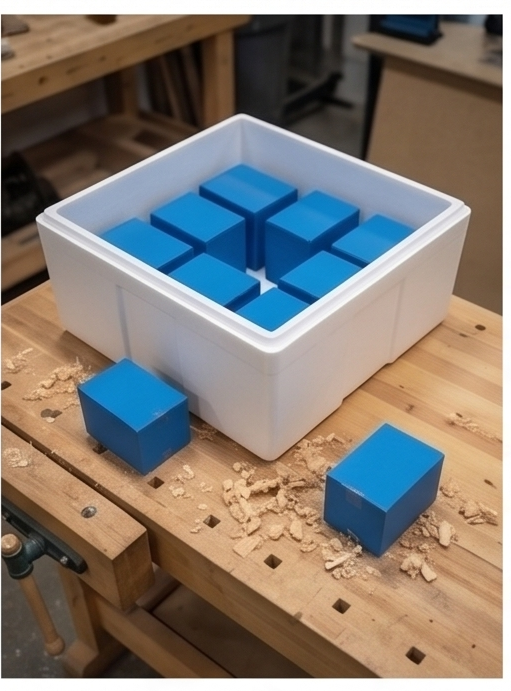
#> input picture test_image.jpg, 511 x 691 px; its folder holds only this picture in this run
$ python augment_dataset.py
#> lines starting #> are read from the running program, lines starting #| are printed output that depends on the picture
#> the answer given: 1
#> the answer given: test_image.jpg
"""
Dataset Augmentation Script - Energeek Box Monitor
Memperbanyak dataset dengan augmentasi gambar + transformasi label YOLO.
Cocok untuk data yang masih sedikit agar model lebih robust.

Augmentasi yang didukung:
  ✓ Horizontal Flip (mirror)
  ✓ Vertical Flip
  ✓ Rotasi 90°, 180°, 270° (sudut siku-siku — label tetap presisi)
  ✓ Kecerahan & Kontras
  × Rotasi sembarang (label YOLO tidak presisi untuk sudut non-90°)
"""

import os
import cv2
import numpy as np
import shutil
from pathlib import Path
import random


def read_yolo_label(label_path: str, img_w: int, img_h: int):
    """
    Baca file label YOLO (.txt).
    Format: class_id x_center y_center width height  (semua normalized 0-1)

    Returns: list of [class_id, x_center, y_center, width, height]
    """
    boxes = []
    if not os.path.exists(label_path):
        return boxes
    with open(label_path, 'r') as f:
        for line in f:
            line = line.strip()
            if not line:
                continue
            parts = line.split()
            if len(parts) >= 5:
                cls_id = int(parts[0])
                x_center = float(parts[1])
                y_center = float(parts[2])
                w = float(parts[3])
                h = float(parts[4])
                boxes.append([cls_id, x_center, y_center, w, h])
    return boxes


# [11 lines left out: function write_yolo_label, not called in this run]


def augment_horizontal_flip(img: np.ndarray, boxes: list):
    """Flip horizontal (kiri↔kanan)."""
    h, w = img.shape[:2]
    img_flip = cv2.flip(img, 1)  # 1 = horizontal flip
    boxes_flip = []
    for box in boxes:
        cls_id, xc, yc, bw, bh = box
        # x_center baru = 1 - x_center (kiri jadi kanan)
        xc_new = 1.0 - xc
        boxes_flip.append([cls_id, xc_new, yc, bw, bh])
    return img_flip, boxes_flip


def augment_vertical_flip(img: np.ndarray, boxes: list):
    """Flip vertikal (atas↔bawah)."""
    h, w = img.shape[:2]
    img_flip = cv2.flip(img, 0)  # 0 = vertical flip
    boxes_flip = []
    for box in boxes:
        cls_id, xc, yc, bw, bh = box
        # y_center baru = 1 - y_center
        yc_new = 1.0 - yc
        boxes_flip.append([cls_id, xc, yc_new, bw, bh])
    return img_flip, boxes_flip


def augment_rotate_90(img: np.ndarray, boxes: list):
    """Rotasi 90° searah jarum jam."""
    h, w = img.shape[:2]
    img_rot = cv2.rotate(img, cv2.ROTATE_90_CLOCKWISE)
    boxes_rot = []
    for box in boxes:
        cls_id, xc, yc, bw, bh = box
        # Rotasi 90° CW: (x, y) -> (y, w-1-x) dalam pixel
        # Normalized: xc_baru = yc, yc_baru = 1 - xc
        # width & height tertukar
        xc_new = yc
        yc_new = 1.0 - xc
        # bw dan bh tertukar (karena gambar diputar)
        bw_new = bh
        bh_new = bw
        boxes_rot.append([cls_id, xc_new, yc_new, bw_new, bh_new])
    return img_rot, boxes_rot


def augment_rotate_180(img: np.ndarray, boxes: list):
    """Rotasi 180°."""
    img_rot = cv2.rotate(img, cv2.ROTATE_180)
    boxes_rot = []
    for box in boxes:
        cls_id, xc, yc, bw, bh = box
        xc_new = 1.0 - xc
        yc_new = 1.0 - yc
        boxes_rot.append([cls_id, xc_new, yc_new, bw, bh])
    return img_rot, boxes_rot


def augment_rotate_270(img: np.ndarray, boxes: list):
    """Rotasi 270° searah jarum jam (atau 90° CCW)."""
    h, w = img.shape[:2]
    img_rot = cv2.rotate(img, cv2.ROTATE_90_COUNTERCLOCKWISE)
    boxes_rot = []
    for box in boxes:
        cls_id, xc, yc, bw, bh = box
        # Rotasi 90° CCW: (x, y) -> (h-1-y, x)
        # Normalized: xc_baru = 1 - yc, yc_baru = xc
        xc_new = 1.0 - yc
        yc_new = xc
        bw_new = bh
        bh_new = bw
        boxes_rot.append([cls_id, xc_new, yc_new, bw_new, bh_new])
    return img_rot, boxes_rot


def augment_brightness_contrast(img: np.ndarray, boxes: list,
                                 alpha: float = None, beta: int = None):
    """
    Ubah brightness (beta) dan contrast (alpha).
    alpha: 1.0 = asli, >1 lebih kontras, <1 kurang kontras
    beta: nilai brightness (-100 sd 100)
    """
    if alpha is None:
        alpha = random.uniform(0.6, 1.4)
    if beta is None:
        beta = random.randint(-40, 40)
    img_aug = cv2.convertScaleAbs(img, alpha=alpha, beta=beta)
    # Label tidak berubah
    return img_aug, boxes


def augment_hsv_shift(img: np.ndarray, boxes: list):
    """
    Ubah Hue, Saturation, Value (HSV) secara acak.
    Label tidak berubah.
    """
    hsv = cv2.cvtColor(img, cv2.COLOR_BGR2HSV).astype(np.float32)

    # Hue shift
    h_shift = random.randint(-10, 10)
    hsv[:, :, 0] += h_shift
    hsv[:, :, 0] = np.clip(hsv[:, :, 0], 0, 179)

    # Saturation shift
    s_scale = random.uniform(0.5, 1.5)
    hsv[:, :, 1] *= s_scale
    hsv[:, :, 1] = np.clip(hsv[:, :, 1], 0, 255)

    # Value shift
    v_scale = random.uniform(0.5, 1.5)
    hsv[:, :, 2] *= v_scale
    hsv[:, :, 2] = np.clip(hsv[:, :, 2], 0, 255)

    img_aug = cv2.cvtColor(hsv.astype(np.uint8), cv2.COLOR_HSV2BGR)
    return img_aug, boxes


def augment_gaussian_blur(img: np.ndarray, boxes: list):
    """Beri efek blur ringan. Label tidak berubah."""
    ksize = random.choice([3, 5])
    img_aug = cv2.GaussianBlur(img, (ksize, ksize), 0)
    return img_aug, boxes


def augment_noise(img: np.ndarray, boxes: list):
    """Tambah random noise. Label tidak berubah."""
    noise = np.random.randint(0, 30, img.shape, dtype=np.uint8)
    img_aug = cv2.add(img, noise)
    return img_aug, boxes


# ==================== DAFTAR AUGMENTASI ====================
# Setiap fungsi menerima (img, boxes) -> (img_aug, boxes_aug)
AUGMENTATIONS = [
    ("hflip", augment_horizontal_flip),
    ("vflip", augment_vertical_flip),
    ("rot90", augment_rotate_90),
    ("rot180", augment_rotate_180),
    ("rot270", augment_rotate_270),
    ("bright1", lambda img, boxes: augment_brightness_contrast(
        img, boxes, alpha=0.7, beta=-20)),
    ("bright2", lambda img, boxes: augment_brightness_contrast(
        img, boxes, alpha=1.3, beta=20)),
    ("hsv", augment_hsv_shift),
    ("blur", augment_gaussian_blur),
    ("noise", augment_noise),
]


# [115 lines left out: function augment_dataset, not called in this run]


def preview_augmentations(image_path: str, output_dir: str = "aug_preview"):
    """
    Preview semua jenis augmentasi pada satu gambar.
    Berguna untuk melihat hasil sebelum menjalankan augmentasi penuh.
    """
#> called with image_path = 'test_image.jpg', output_dir = 'aug_preview'
    img = cv2.imread(image_path)
#> img is the input picture: shape (691, 511, 3); mean B, G, R 114, 121.9, 129.8
    if img is None:
        print(f"Error: Gagal baca {image_path}")
        return

    base_name = os.path.splitext(os.path.basename(image_path))[0]
    os.makedirs(output_dir, exist_ok=True)

    # Cari label
    label_dir = os.path.dirname(image_path).replace("images", "labels")
    label_path = os.path.join(label_dir, base_name + ".txt")
    boxes = read_yolo_label(label_path, img.shape[1], img.shape[0])
#> boxes = []

    print(f"Preview augmentasi untuk: {image_path}")
    print(f"  Jumlah box: {len(boxes)}")
#|   Jumlah box: 0
    print(f"  Output dir: {output_dir}/")
    print()

    # Simpan gambar asli
    cv2.imwrite(os.path.join(output_dir, f"00_original.jpg"), img)

    for i, (aug_name, aug_func) in enumerate(AUGMENTATIONS):
        try:
            img_aug, boxes_aug = aug_func(img.copy(), [b.copy() for b in boxes])

            # Visualisasi box di gambar
            h, w = img_aug.shape[:2]
            for box in boxes_aug:
                cls_id, xc, yc, bw, bh = box
                # Convert normalized to pixel
                x1 = int((xc - bw/2) * w)
                y1 = int((yc - bh/2) * h)
                x2 = int((xc + bw/2) * w)
                y2 = int((yc + bh/2) * h)
                color = (0, 255, 0) if cls_id == 0 else (255, 0, 0)
                cv2.rectangle(img_aug, (x1, y1), (x2, y2), color, 2)

            out_path = os.path.join(output_dir, f"{i+1:02d}_{aug_name}.jpg")
            cv2.imwrite(out_path, img_aug)
            print(f"  ✅ {aug_name:10s} -> {out_path}")

        except Exception as e:
            print(f"  ❌ {aug_name:10s} -> Error: {e}")
#> this loop made 10 passes
#> pass 1, in augment_horizontal_flip, `img_flip = cv2.flip(img, 1)`:
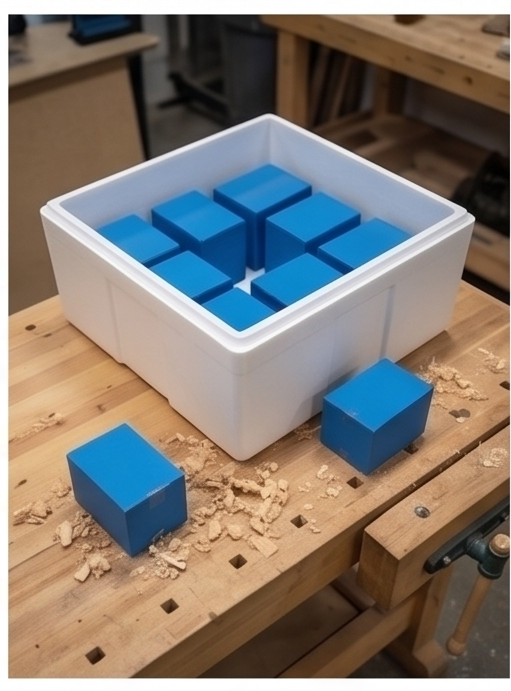
#> img_flip: shape (691, 511, 3); mean of channels 0, 1, 2 114, 121.9, 129.8; drawn as B, G, R
#> pass 2, in augment_vertical_flip, `img_flip = cv2.flip(img, 0)`:
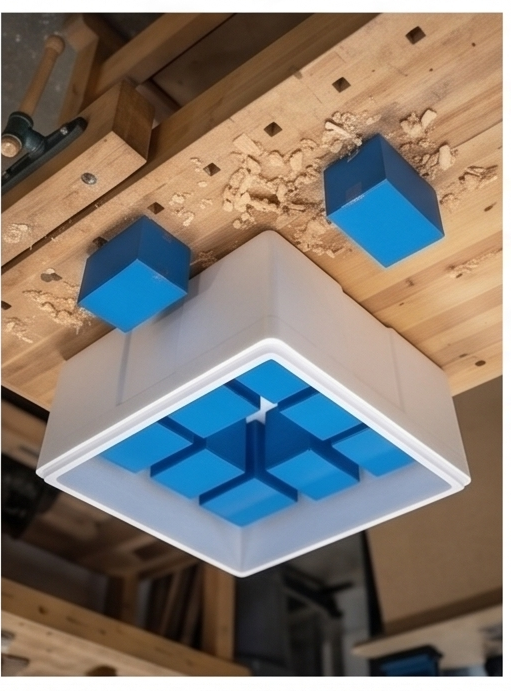
#> img_flip: shape (691, 511, 3); mean of channels 0, 1, 2 114, 121.9, 129.8; drawn as B, G, R
#> pass 3, in augment_rotate_90, `img_rot = cv2.rotate(img, cv2.ROTATE_90_CLOCKWISE)`:
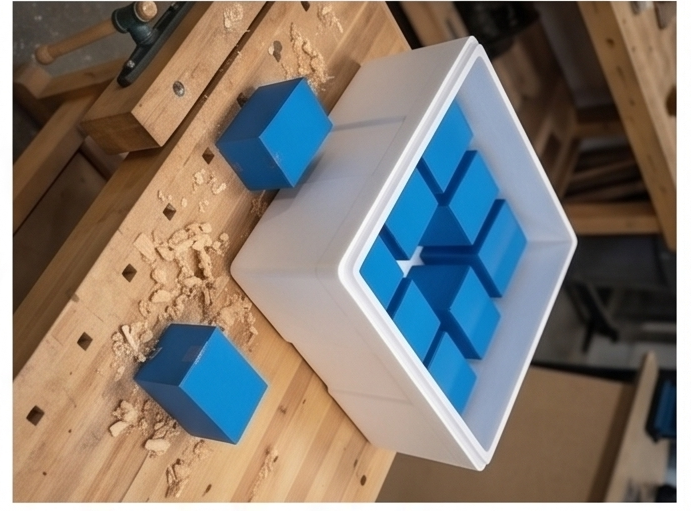
#> img_rot: shape (511, 691, 3); mean of channels 0, 1, 2 114, 121.9, 129.8; drawn as B, G, R
#> after the loop:
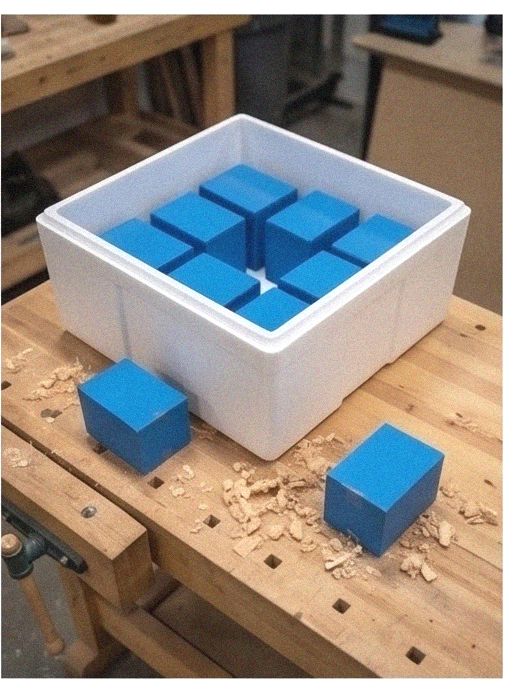
#> img_aug: shape (691, 511, 3); mean B, G, R 127.7, 135.6, 143.5

    print(f"\n✅ Preview selesai! Lihat folder '{output_dir}/'")
#| ✅ Preview selesai! Lihat folder 'aug_preview/'


# ==================== MAIN ====================
if __name__ == "__main__":
    import sys

    print("=" * 50)
    print("  Energeek - Dataset Augmentation Tool")
    print("=" * 50)
    print()
    print("Pilih mode:")
    print("1. Preview augmentasi (lihat hasil di folder aug_preview/)")
    print("2. Augmentasi dataset penuh")
    print("3. Hapus semua hasil augmentasi (reset dataset ke asli)")

    choice = input("\nMasukkan pilihan (1/2/3): ").strip()

    if choice == "1":
        # Mode preview
        img_path = input("Path gambar untuk preview: ").strip()
        if os.path.exists(img_path):
            preview_augmentations(img_path)
        else:
            print(f"File tidak ditemukan: {img_path}")

    elif choice == "2":
        # Mode augmentasi penuh
        multiplier = input("Target multiplier (contoh: 3 = data jadi 3x lipat) [default=3]: ").strip()
        multiplier = int(multiplier) if multiplier.isdigit() else 3

        subsets = input("Subset yang diaugmentasi (train/val/both) [default=both]: ").strip().lower()
        if subsets == "train":
            subsets_list = ['train']
        elif subsets == "val":
            subsets_list = ['val']
        else:
            subsets_list = ['train', 'val']

        print("\nMemulai augmentasi...")
        augment_dataset(
            data_root="dataset",
            target_multiplier=multiplier,
            subsets=subsets_list
        )

    elif choice == "3":
        # Hapus semua file hasil augmentasi
        confirm = input("Yakin ingin menghapus SEMUA file augmentasi? (y/n): ").strip().lower()
        if confirm == 'y':
            data_root = "dataset"
            deleted = 0
            for subset in ['train', 'val']:
                img_dir = os.path.join(data_root, subset, "images")
                label_dir = os.path.join(data_root, subset, "labels")
                for d in [img_dir, label_dir]:
                    if os.path.exists(d):
                        for f in os.listdir(d):
                            # Hanya hapus file yang bukan asli (mengandung nama augmentasi)
                            # File asli tidak mengandung underscore + nama augmentasi
                            # Tapi kita bisa rebuild dari backup
                            pass

            # Cara lebih aman: backup dulu
            backup_dir = "dataset_backup"
            if os.path.exists(backup_dir):
                print("Restore dari backup...")
                for subset in ['train', 'val']:
                    for sub in ['images', 'labels']:
                        src = os.path.join(backup_dir, subset, sub)
                        dst = os.path.join(data_root, subset, sub)
                        if os.path.exists(src):
                            # Hapus dulu folder tujuan
                            if os.path.exists(dst):
                                shutil.rmtree(dst)
                            # Copy backup
                            shutil.copytree(src, dst)
                            print(f"  ✅ Restore {subset}/{sub}")
                print("✅ Dataset di-reset ke kondisi asli!")
            else:
                print("❌ Tidak ada backup. Hanya bisa hapus file ber-label augmentasi.")
                # Hapus file dengan pola *_hflip_* dll
                for subset in ['train', 'val']:
                    for d in [os.path.join(data_root, subset, "images"),
                              os.path.join(data_root, subset, "labels")]:
                        if os.path.exists(d):
                            for f in os.listdir(d):
                                # Cek apakah file hasil augmentasi
                                is_aug = False
                                for aug_name, _ in AUGMENTATIONS:
                                    if f"_{aug_name}_" in f:
                                        is_aug = True
                                        break
                                if is_aug:
                                    os.remove(os.path.join(d, f))
                                    deleted += 1
                print(f"✅ {deleted} file augmentasi dihapus.")

    else:
        print("Pilihan tidak valid.")

    print("\nSelesai!")
